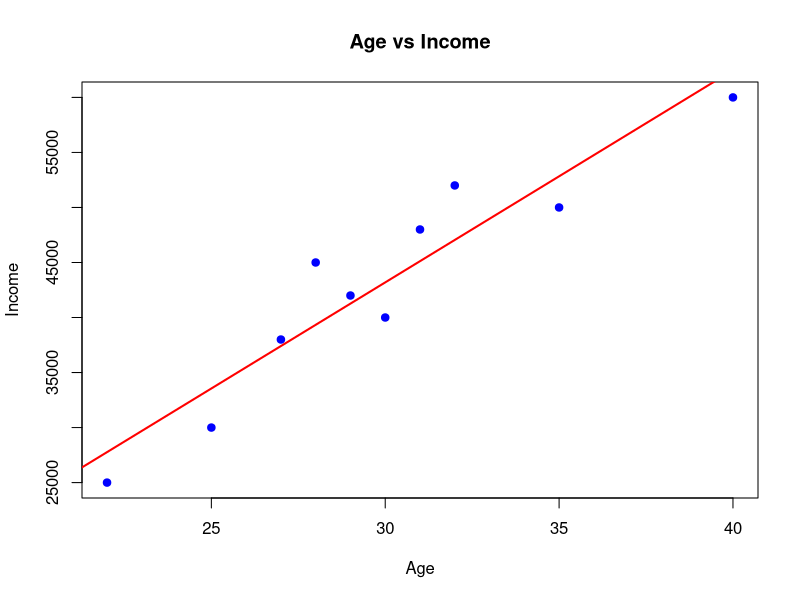
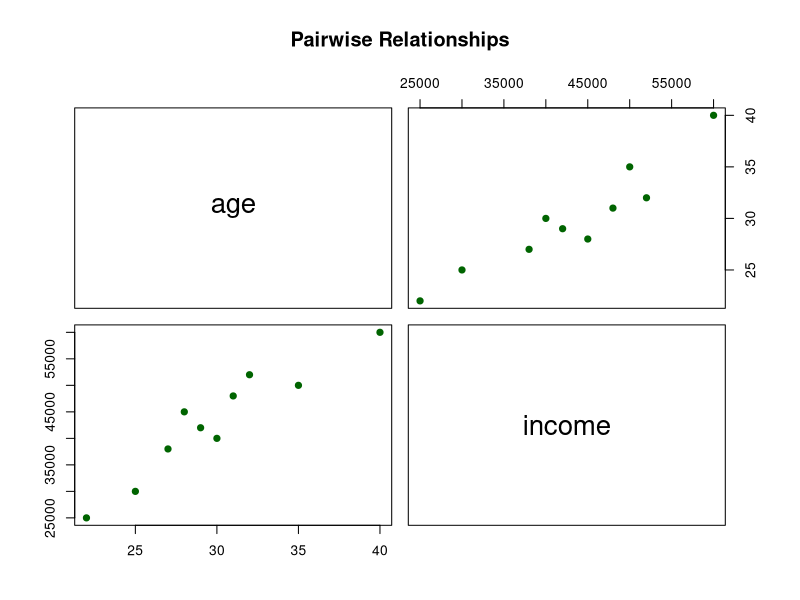
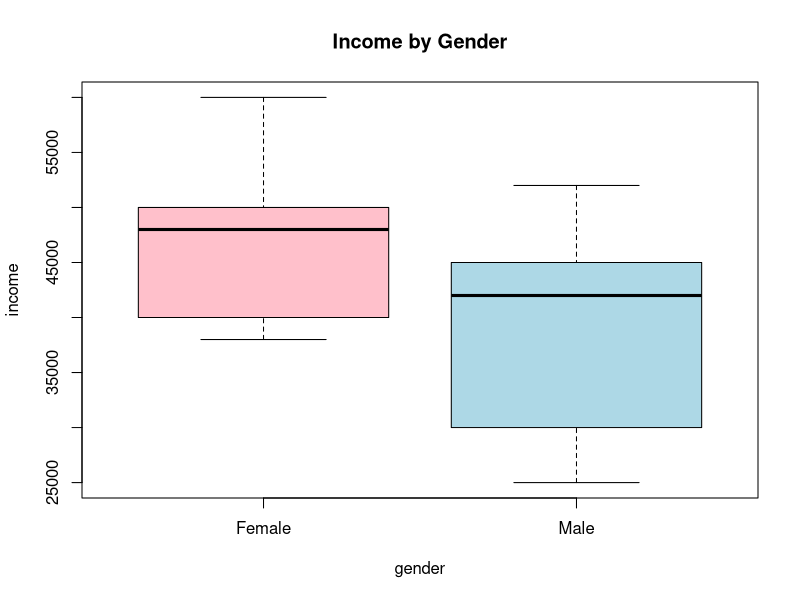
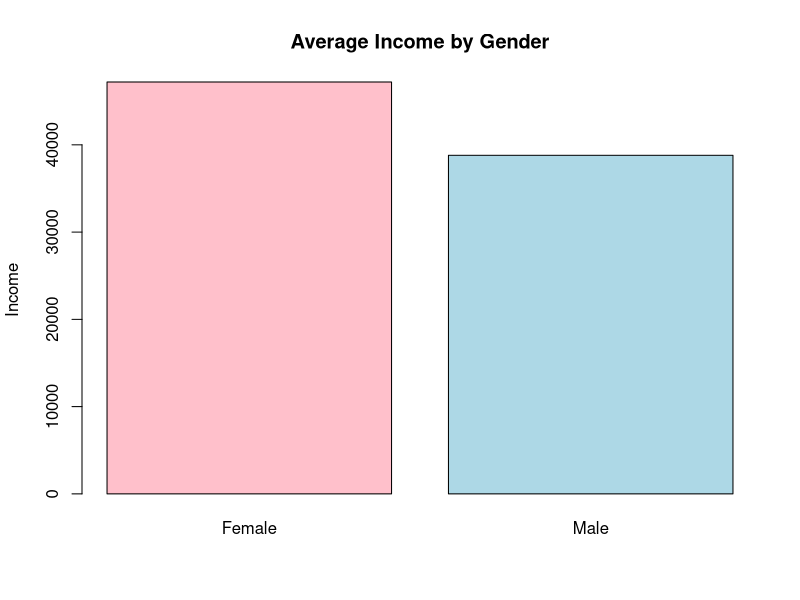

The R source for these figures, in order:
# -----------------------------
# 1. Import Data
# -----------------------------
data <- read.csv("data.csv")

# -----------------------------
# 2. Basic Structure & Summary
# -----------------------------
str(data)
summary(data)

# -----------------------------
# 3. Correlation Analysis (numeric only)
# -----------------------------
# Select numeric columns
numeric_data <- data[, c("age", "income")]

# Correlation matrix
cor_matrix <- cor(numeric_data)
print(cor_matrix)

# -----------------------------
# 4. Scatter Plot (Age vs Income)
# -----------------------------
plot(data$age, data$income,
     main = "Age vs Income",
     xlab = "Age",
     ylab = "Income",
     col = "blue",
     pch = 19)

# Add regression line
abline(lm(income ~ age, data=data), col="red", lwd=2)

# -----------------------------
# 5. Pair Plot (Multiple Relationships)
# -----------------------------
pairs(numeric_data,
      main = "Pairwise Relationships",
      col = "darkgreen",
      pch = 19)

# -----------------------------
# 6. Boxplot (Income by Gender)
# -----------------------------
boxplot(income ~ gender, data = data,
        main = "Income by Gender",
        col = c("pink", "lightblue"))

# -----------------------------
# 7. Bar Plot (Average Income by Gender)
# -----------------------------
avg_income <- tapply(data$income, data$gender, mean)

barplot(avg_income,
        main = "Average Income by Gender",
        col = c("pink", "lightblue"),
        ylab = "Income")
